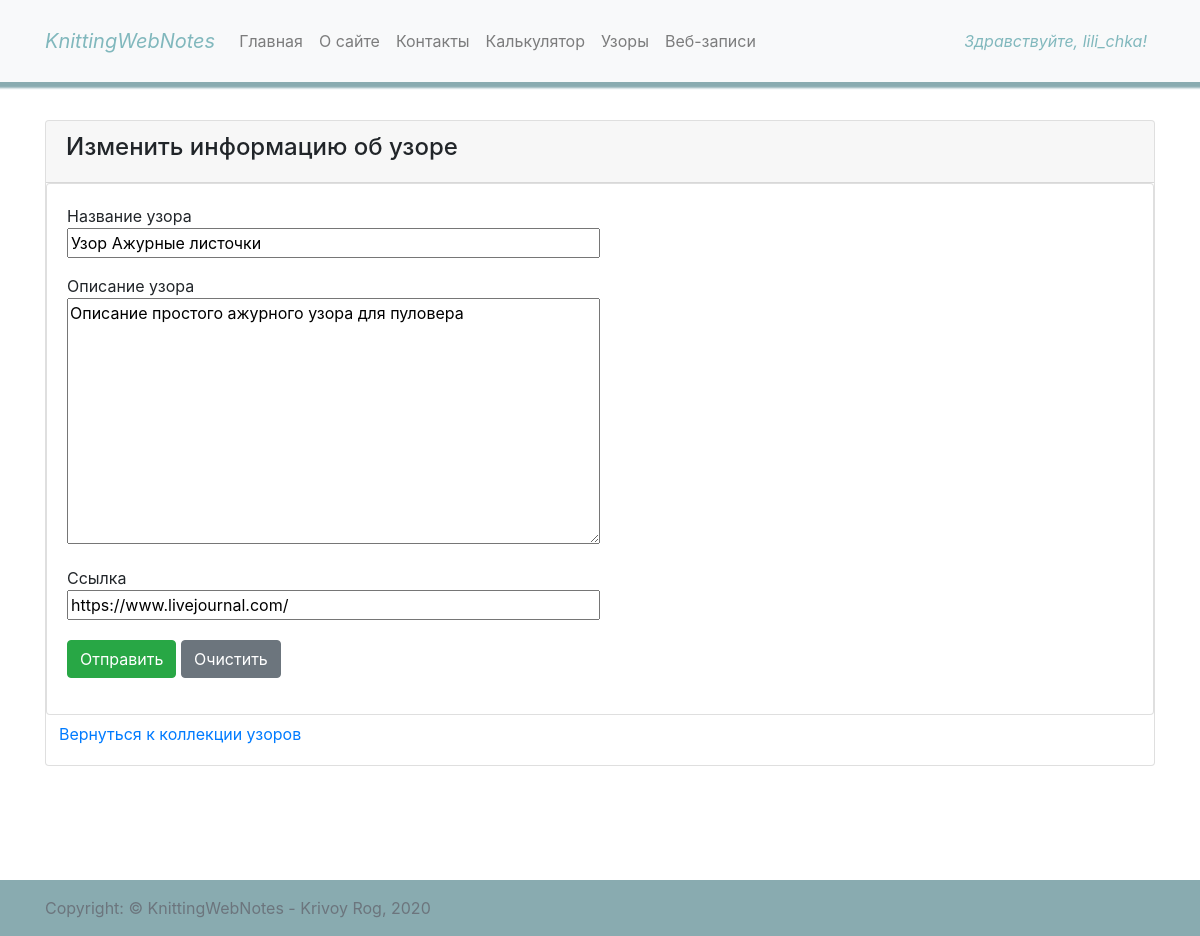
/patterns/edit/1 (signed in), run on the app's committed database.
### webnotes/models.py (models this page shows, shortened)
class Pattern(models.Model):
    name = models.CharField(max_length=100, unique=True, null=False)
    image = models.FileField(null=True, upload_to='upload/patterns/image', blank=True)
    scheme = models.FileField(null=True, upload_to='upload/patterns/scheme', blank=True)
    description = models.TextField(max_length=1024)
    source = models.URLField(null=True, blank=True)
    user = models.ForeignKey(User, on_delete=models.CASCADE)

### patterns/views.py (the view, shortened to what this page needs)
# urls.py: re_path(r'^edit/(?P<pattern_id>[0-9]+)$', edit),
def edit(request, pattern_id):
    data = dict()
    data['title'] = 'Изменить информацию об узоре'
    pattern = Pattern.objects.get(id=pattern_id)
    if request.method == 'GET':
        if request.user.is_authenticated:
            data['form'] = PatternForm2(instance=pattern)
            data['pattern'] = pattern
            return render(request, 'patterns/edit.html', context=data)
        else:
            logout(request)
            return redirect('/accounts/sign_up')

### patterns/forms.py
class PatternForm2(forms.ModelForm):
    name = forms.CharField(label='Название узора', help_text='Должно быть уникальным')
    description = forms.CharField(label='Описание узора', widget=forms.Textarea)
    source = forms.URLField(label='Ссылка', help_text='Ссылка на сайт, где есть информация об узоре')
    class Meta:
        model = Pattern
        fields = ('name', 'description', 'source')

### templates/patterns/edit.html (shortened to what this page needs)
{% extends 'layout/base.html' %}
{% block content %}
<div class="container">
    <div class="card" id="card_info">
        <div class="card-header" id="heading_info">
            <h4>{{ title }}</h4>
        </div>
        <div class="card card-body">
            <form method="post" action="/patterns/edit/{{ pattern.id }}">
                {% for field in form %}
                    <div class="form-group">
                        {{ field.label }}
                        <div>{{ field }}</div>
                    </div>
                {% endfor %}
                <p style="margin-top: 20px">
                    <input id="save" type="submit" value="Отправить" class="btn btn-success">
                    <input id="cancel" type="reset" value="Очистить" class="btn btn-secondary">
                </p>
            </form>
        </div>
        <h5 class="card-title">
            <a class="btn btn-link" href="/patterns/{{ user.id }}" role="button">Вернуться к коллекции узоров</a>
        </h5>
    </div>
</div>
{% endblock content %}

### templates/layout/nav.html (shortened to what this page needs)
<nav id="nav-color" class="navbar navbar-expand-lg navbar-light fixed-top bg-light">
    <div class="container">
        <a class="navbar-brand" href="/" style="font-style: italic; color: #81B8BD;">KnittingWebNotes</a>
        <div class="collapse navbar-collapse" id="navbars">
            <ul class="navbar-nav mr-auto">
                <li class="nav-item">
                    <a class="nav-link" href="/">Главная</a>
                </li>
                <li class="nav-item">
                    <a class="nav-link" href="/home/about">О сайте</a>
                </li>
                <li class="nav-item">
                    <a class="nav-link" href="/home/contacts">Контакты</a>
                </li>
                <li class="nav-item">
                    <a class="nav-link" href="/calculator">Калькулятор</a>
                </li>
                <li class="nav-item">
                    <a class="nav-link" href="/patterns/public">Узоры</a>
                </li>
                <li class="nav-item">
                    <a class="nav-link" href="/webnotes/public">Веб-записи</a>
                </li>
            </ul>
            <ul class="navbar-nav navbar-right" >
                <li class="nav-item dropdown">
                    <a class="nav-link dropdown" href="#" id="dropdown01" data-toggle="dropdown" aria-haspopup="true" aria-expanded="false" style="font-style: italic; text-weight: bold; color: #81B8BD;">
                        Здравствуйте,
                        {% if user.is_authenticated %}
                            {{ user.username }}!
                        {% else %}
                            войдите!
                        {% endif %}
                        </a>
                </li>
            </ul>
        </div>
    </div>
</nav>

### static/css/base.css (style rules this page uses)
body { padding-top: 5rem; }
#nav-color { padding-top: 1.3rem; padding-bottom: 1.3rem; -moz-box-shadow: 1px 1px 2px 5px #89abb0; -webkit-box-shadow: 1px 1px 2px 5px #89abb0; box-shadow: 1px 1px 2px 5px #89abb0; }

### static/css/sticky-footer.css (style rules this page uses)
main > .container { padding: 40px 15px 0; }

### templates/patterns/edit.html (style rules this page uses)
.form-group input { width: 50%; height: 30px; }
.form-group textarea { width: 50%; }

### data on the page
Pattern: form "Узор Ажурные листочки" "Описание простого ажурного узора для пуловера" "https://www.livejournal.com/"

### other printed values
{{ user.username }} "lili_chka"
{{ title }} "Изменить информацию об узоре"
{{ field.label }} "Название узора" "Описание узора" "Ссылка"
